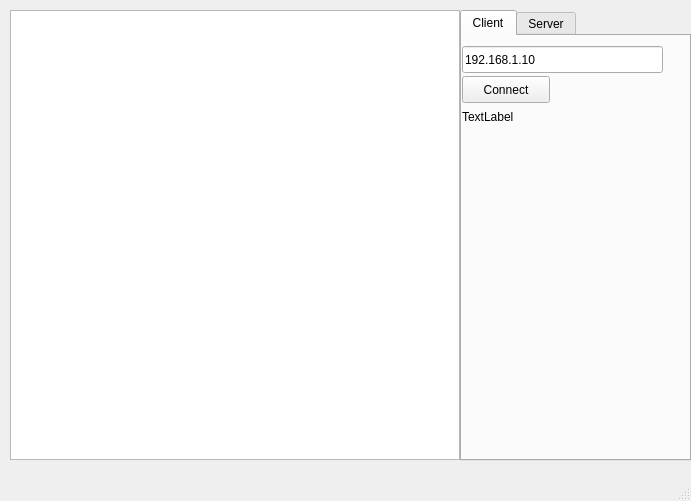
<?xml version="1.0" encoding="UTF-8"?>
<ui version="4.0">
 <class>MainWindow</class>
 <widget class="QMainWindow" name="MainWindow">
  <property name="geometry">
   <rect>
    <x>0</x>
    <y>0</y>
    <width>691</width>
    <height>501</height>
   </rect>
  </property>
  <property name="windowTitle">
   <string>MainWindow</string>
  </property>
  <widget class="QWidget" name="centralwidget">
   <property name="mouseTracking">
    <bool>true</bool>
   </property>
   <widget class="QTabWidget" name="tabWidget">
    <property name="geometry">
     <rect>
      <x>460</x>
      <y>10</y>
      <width>231</width>
      <height>451</height>
     </rect>
    </property>
    <property name="currentIndex">
     <number>0</number>
    </property>
    <property name="tabsClosable">
     <bool>false</bool>
    </property>
    <widget class="QWidget" name="clientTab">
     <attribute name="title">
      <string>Client</string>
     </attribute>
     <widget class="QLineEdit" name="inputIpAddress">
      <property name="geometry">
       <rect>
        <x>0</x>
        <y>10</y>
        <width>201</width>
        <height>27</height>
       </rect>
      </property>
      <property name="text">
       <string>192.168.1.10</string>
      </property>
     </widget>
     <widget class="QPushButton" name="connectButton">
      <property name="geometry">
       <rect>
        <x>0</x>
        <y>40</y>
        <width>88</width>
        <height>27</height>
       </rect>
      </property>
      <property name="text">
       <string>Connect</string>
      </property>
     </widget>
     <widget class="QLabel" name="infoLabel">
      <property name="geometry">
       <rect>
        <x>0</x>
        <y>70</y>
        <width>211</width>
        <height>21</height>
       </rect>
      </property>
      <property name="text">
       <string>TextLabel</string>
      </property>
     </widget>
    </widget>
    <widget class="QWidget" name="serverTab">
     <attribute name="title">
      <string>Server</string>
     </attribute>
    </widget>
   </widget>
   <widget class="QGraphicsView" name="graphicsView">
    <property name="geometry">
     <rect>
      <x>10</x>
      <y>10</y>
      <width>450</width>
      <height>450</height>
     </rect>
    </property>
   </widget>
  </widget>
  <widget class="QMenuBar" name="menubar">
   <property name="geometry">
    <rect>
     <x>0</x>
     <y>0</y>
     <width>691</width>
     <height>21</height>
    </rect>
   </property>
  </widget>
  <widget class="QStatusBar" name="statusbar"/>
 </widget>
 <resources/>
 <connections/>
</ui>
